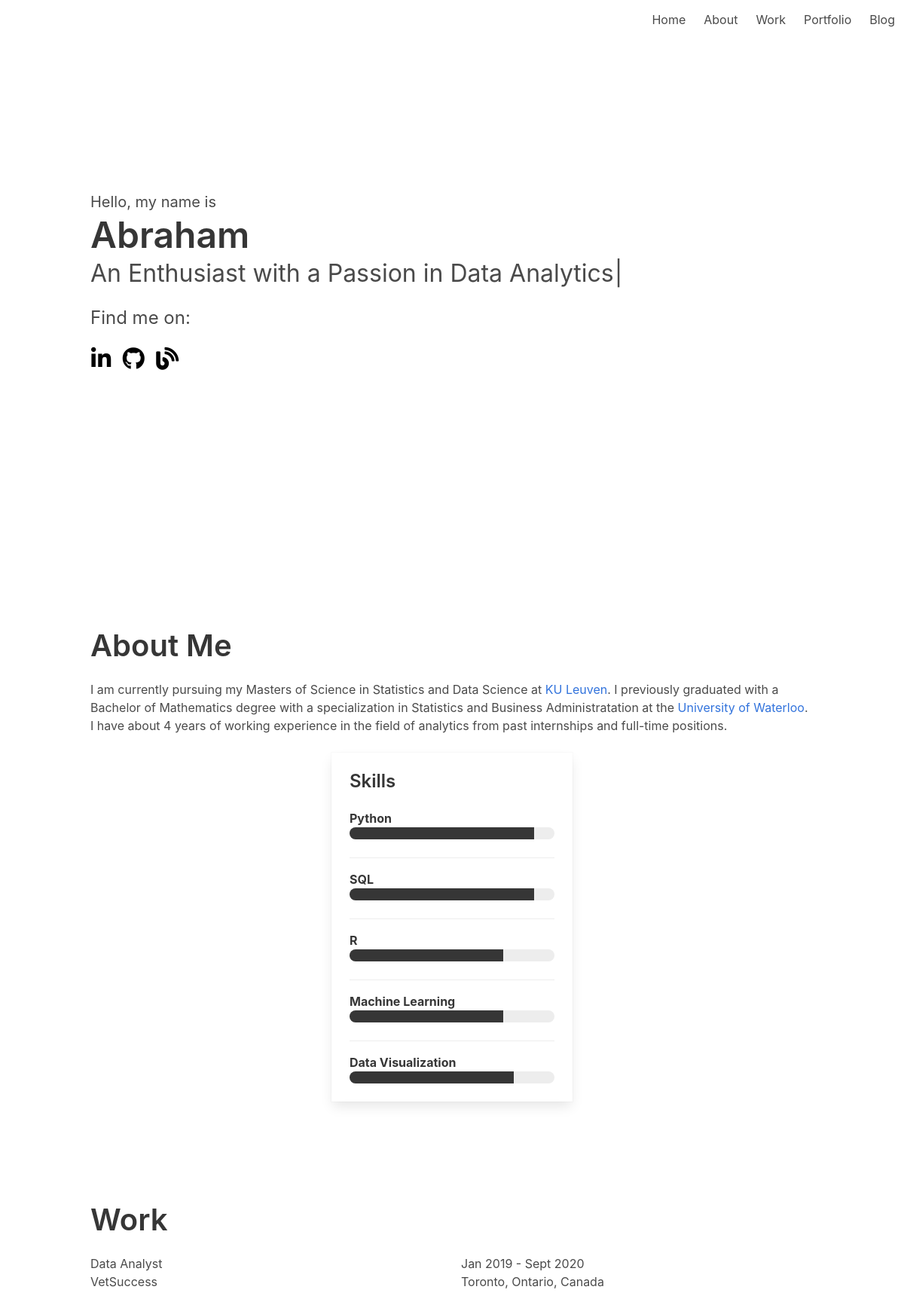
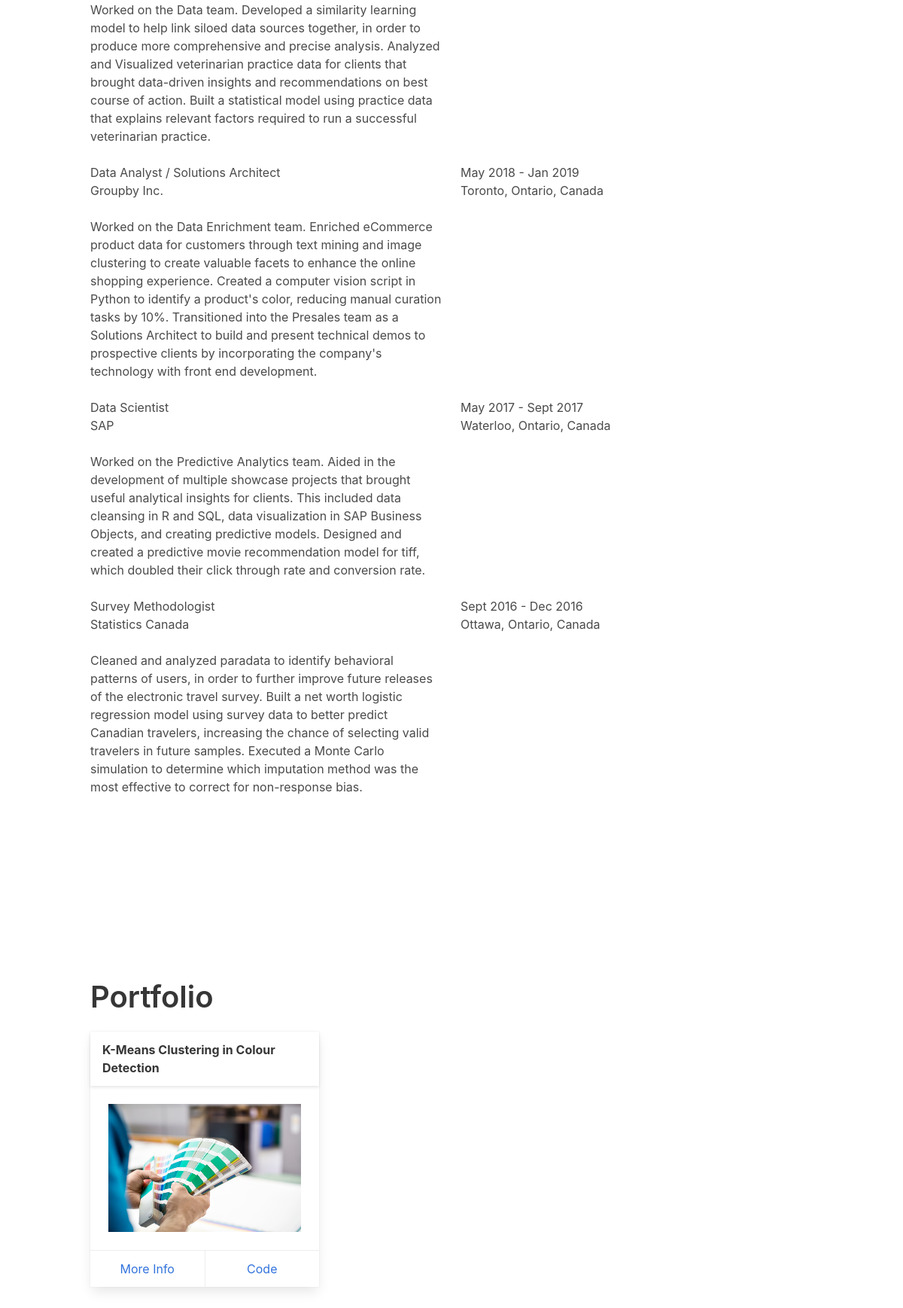
/about, run on the app's committed database (2 pictures, top to bottom).
### models.py (models this page shows, shortened)
class Project(db.Model):
    id = db.Column(db.Integer, primary_key=True)
    project_name = db.Column(db.String(100), unique=True)
    img_path = db.Column(db.String(100))
    code_url = db.Column(db.String(100))
    info_url = db.Column(db.String(100))
    created = db.Column(db.DateTime, default=datetime.now())
    tags = db.relationship('Tag', secondary=project_tags,
                           backref=db.backref('projects'), lazy='dynamic')

### views.py (the view)
@app.route("/about")
def about():
    projects = Project.query.order_by(Project.created.desc())
    return render_template('aboutme.html', projects=projects)

### templates/aboutme.html (shortened to what this page needs)
<!DOCTYPE html>
<html lang="en">
<head>
  <link rel="stylesheet" href="{{ url_for('static', filename='css/bulma.min.css') }}" />
  <link rel="stylesheet" href="{{ url_for('static', filename='css/fontawesome/css/all.css') }}" />
</head>
<body>
  <nav class="navbar is-fixed-top">
    <div id="navbarExampleTransparentExample" class="navbar-menu">
      <div class="navbar-end">
        <a class="navbar-item" href="#home">
          <span>Home</span>
        </a>
        <a class="navbar-item" href="#about">
          <span>About</span>
        </a>
        <a class="navbar-item" href="#work">
          <span>Work</span>
        </a>
        <a class="navbar-item" href="#portfolio">
          <span>Portfolio</span>
        </a>
        <a class="navbar-item" href="{{ url_for('index') }}">
          <span>Blog</span>
        </a>
      </div>
    </div>
  </nav>
  <section class="hero is-fullheight-with-navbar" id="home">
    <div class="hero-body">
      <div class="container">
        <p class="subtitle is-5">Hello, my name is</p>
        <h1 class="title is-1">Abraham</h1>
        <h2 class="subtitle is-3">
          An Enthusiast with a Passion in
          <span id="typewriter"></span>
        </h2>
        <h3 class="subtitle is-4">Find me on:</h3>
        <div class="contact-section">
          <p>
            <a href="https://www.linkedin.com/in/abraham-lin-8409ab6b/"><i class="fab fa-linkedin-in"></i></a>
            <a href="https://github.com/abe1144"><i class="fab fa-github"></i></a>
            <a href="{{ url_for('index') }}"><i class="fas fa-blog"></i></a>
          </p>
        </div>
      </div>
    </div>
  </section>
  <section class="hero is-fullheight" id="about">
    <div class="hero-body">
      <div class="container">
        <h3 class="title is-2">About Me</h3>
        <p>
          I am currently pursuing my Masters of Science in Statistics and Data
          Science at <a href="https://www.kuleuven.be/english/">KU Leuven</a>.
          I previously graduated with a Bachelor of Mathematics degree with a
          specialization in Statistics and Business Administratation at the
          <a href="https://uwaterloo.ca">University of Waterloo</a>. I have
          about 4 years of working experience in the field of analytics from
          past internships and full-time positions.
        </p>
        <br />
        <div class="columns has-same-height is-gapless">
          <div class="column"></div>
          <div class="column">
            <div class="card">
              <div class="card-content skills-content">
                <h3 class="title is-4">Skills</h3>
                <div class="content">
                  <article class="media">
                    <div class="media-content">
                      <div class="content">
                        <p>
                          <strong>Python</strong>
                          <br />
                          <progress class="progress is-dark" value="90" max="100"></progress>
                        </p>
                      </div>
                    </div>
                  </article>
                  <article class="media">
                    <div class="media-content">
                      <div class="content">
                        <p>
                          <strong>SQL</strong>
                          <br />
                          <progress class="progress is-dark" value="90" max="100"></progress>
                        </p>
                      </div>
                    </div>
                  </article>
                  <article class="media">
                    <div class="media-content">
                      <div class="content">
                        <p>
                          <strong>R</strong>
                          <br />
                          <progress class="progress is-dark" value="75" max="100"></progress>
                        </p>
                      </div>
                    </div>
                  </article>
                  <article class="media">
                    <div class="media-content">
                      <div class="content">
                        <p>
                          <strong>Machine Learning</strong>
                          <br />
                          <progress class="progress is-dark" value="75" max="100"></progress>
                        </p>
                      </div>
                    </div>
                  </article>
                  <article class="media">
                    <div class="media-content">
                      <div class="content">
                        <p>
                          <strong>Data Visualization</strong>
                          <br />
                          <progress class="progress is-dark" value="80" max="100"></progress>
                        </p>
                      </div>
                    </div>
                  </article>
                </div>
              </div>
            </div>
          </div>
          <div class="column"></div>
        </div>
      </div>
    </div>
  </section>
  <section class="hero is-fullheight" id="work">
    <div class="hero-body">
      <div class="container">
        <h3 class="title is-2">Work</h3>
        <div class="columns is-multiline is-mobile">
          <div class="column is-half">
            <p class="tight">
              Data Analyst<br />
              VetSuccess<br />
            </p>
          </div>
          <div class="column is-half">
            <p>
              Jan 2019 - Sept 2020<br />
              Toronto, Ontario, Canada
            </p>
          </div>
          <div class="column is-half">
            <p>
              <more>Worked on the Data team. Developed a similarity learning
                model to help link siloed data sources together, in order to
                produce more comprehensive and precise analysis. Analyzed and
                Visualized veterinarian practice data for clients that brought
                data-driven insights and recommendations on best course of
                action. Built a statistical model using practice data that
                explains relevant factors required to run a successful
                veterinarian practice.</more>
            </p>
          </div>
          <div class="column is-half"></div>
          <div class="column is-half">
            <p class="tight">
              Data Analyst / Solutions Architect<br />
              Groupby Inc.<br />
            </p>
          </div>
          <div class="column is-half">
            <p>
              May 2018 - Jan 2019<br />
              Toronto, Ontario, Canada
            </p>
          </div>
          <div class="column is-half">
            <p>
              <more>Worked on the Data Enrichment team. Enriched eCommerce
                product data for customers through text mining and image
                clustering to create valuable facets to enhance the online
                shopping experience. Created a computer vision script in
                Python to identify a product's color, reducing manual curation
                tasks by 10%. Transitioned into the Presales team as a
                Solutions Architect to build and present technical demos to
                prospective clients by incorporating the company's technology
                with front end development.</more>
            </p>
          </div>
          <div class="column is-half"></div>
          <div class="column is-half">
            <p class="tight">
              Data Scientist<br />
              SAP<br />
            </p>
          </div>
          <div class="column is-half">
            <p>
              May 2017 - Sept 2017<br />
              Waterloo, Ontario, Canada
            </p>
          </div>
          <div class="column is-half">
            <p>
              <more>Worked on the Predictive Analytics team. Aided in the
                development of multiple showcase projects that brought useful
                analytical insights for clients. This included data cleansing
                in R and SQL, data visualization in SAP Business Objects, and
                creating predictive models. Designed and created a predictive
                movie recommendation model for tiff, which doubled their click
                through rate and conversion rate.</more>
            </p>
          </div>
          <div class="column is-half"></div>
          <div class="column is-half">
            <p class="tight">
              Survey Methodologist<br />
              Statistics Canada<br />
            </p>
          </div>
          <div class="column is-half">
            <p>
              Sept 2016 - Dec 2016<br />
              Ottawa, Ontario, Canada
            </p>
          </div>
          <div class="column is-half">
            <p>
              <more>Cleaned and analyzed paradata to identify behavioral patterns
                of users, in order to further improve future releases of the
                electronic travel survey. Built a net worth logistic
                regression model using survey data to better predict Canadian
                travelers, increasing the chance of selecting valid travelers
                in future samples. Executed a Monte Carlo simulation to
                determine which imputation method was the most effective to
                correct for non-response bias.</more>
            </p>
          </div>
          <div class="column is-half"></div>
        </div>
      </div>
    </div>
  </section>
  <section class="hero is-fullheight" id="portfolio">
    <div class="hero-body">
      <div class="container">
        <h3 class="title is-2">Portfolio</h3>
        <div container portfolio-container>
          <div class="columns is-multiline">
            {% for project in projects %}
            <div class="column is-one-third">
              <div class="card">
                <header class="card-header">
                  <p class="card-header-title">
                    <span>{{ project.project_name }}</span>
                  </p>
                </header>
                <div class="card-content">
                  <figure class="image">
                    <img src="{{ url_for('static', filename= project.img_path ) }}" alt="Admin template screenshot" />
                  </figure>
                </div>
                <footer class="card-footer">
                  {% if project.info_url %}
                  <a href="{{ project.info_url }}" class="card-footer-item">More Info</a>
                  {% endif %}
                  <a href="{{ project.code_url }}" class="card-footer-item">Code</a>
                </footer>
              </div>
            </div>
            {% endfor %}
          </div>
        </div>
      </div>
    </div>
  </section>
</body>
</html>

### templates/aboutme.html (style rules this page uses)
.fab { font-size: 30px; padding-right: 10px; color: black; padding-left: 1px; }
.fas { font-size: 30px; padding-right: 10px; color: black; padding-left: 1px; }
html { scroll-behavior: smooth; }

### data on the page
Project: project_name "K-Means Clustering in Colour Detection", img_path (picture)
